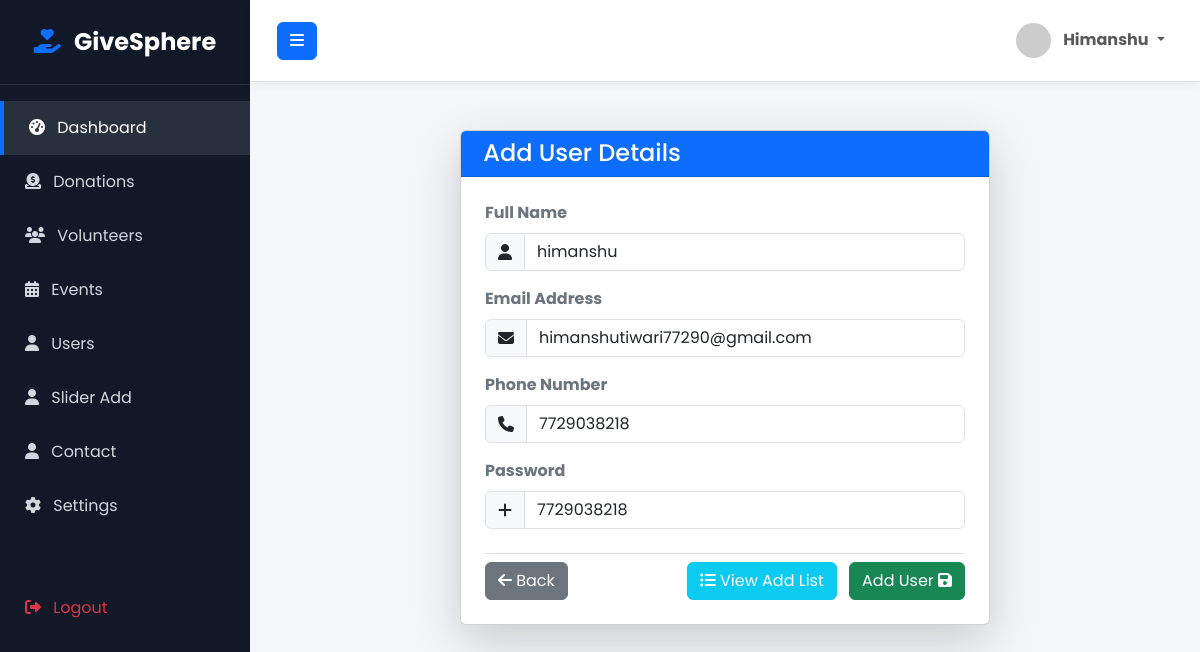
The page /ad/user-update.php?id=3 (signed in) on the database its author committed.
### tables this page shows
CREATE TABLE `users` (
  `id` int(20) NOT NULL,
  `fullname` varchar(299) NOT NULL,
  `email` varchar(200) NOT NULL,
  `phone` varchar(100) NOT NULL,
  `image` text DEFAULT NULL,
  `address` text DEFAULT NULL,
  `password` varchar(200) NOT NULL,
  `cpass` varchar(200) NOT NULL,
  `role` varchar(20) NOT NULL DEFAULT 'admin' COMMENT 'user,admin',
  `timestamp` timestamp NOT NULL DEFAULT current_timestamp()
);

### ad/user-update.php (the view, shortened to what this page needs)
<!DOCTYPE html>
<html lang="en">
<head>
    <link href="https://cdn.jsdelivr.net/npm/bootstrap@5.3.0/dist/css/bootstrap.min.css" rel="stylesheet">
    <link rel="stylesheet" href="https://cdnjs.cloudflare.com/ajax/libs/font-awesome/6.4.0/css/all.min.css">
   <link rel="stylesheet" href="style.css">
</head>
<body>
<?php
include 'layoutad/sidebar.php';
$fullname = "";
$email = "";
$phone = "";
if (isset($_GET['id'])) {
    $user_id = mysqli_real_escape_string($con, $_GET['id']);
    $sql = "SELECT * FROM users WHERE id='$user_id'";
    $result = mysqli_query($con, $sql);
    if (mysqli_num_rows($result) > 0) {
        $row = mysqli_fetch_assoc($result);
        $fullname = $row['fullname'];
        $email = $row['email'];
        $phone = $row['phone'];
    } else {
        $msg = "User not found!";
        $msg_type = "alert-danger";
    }
}
?>
<div class="container mt-5 mb-5">
    <div class="row justify-content-center">
        <div class="col-md-7">
            <div class="card shadow-lg">
                <div class="card-header bg-primary text-white">
                    <h4 class="mb-0"><i class="fas fa-user-add"></i> Add User Details</h4>
                </div>
                <div class="card-body p-4">
                    <form action="" method="POST">
                        <div class="mb-3">
                            <label class="form-label fw-bold text-secondary">Full Name</label>
                            <div class="input-group">
                                <span class="input-group-text bg-light"><i class="fas fa-user"></i></span>
                                <input type="text" name="fullname" value="<?= $fullname; ?>" class="form-control">
                            </div>
                        </div>
                        <div class="mb-3">
                            <label class="form-label fw-bold text-secondary">Email Address</label>
                            <div class="input-group">
                                <span class="input-group-text bg-light"><i class="fas fa-envelope"></i></span>
                                <input type="email" name="email" value="<?= $email; ?>" class="form-control">
                            </div>
                        </div>
                        <div class="mb-3">
                            <label class="form-label fw-bold text-secondary">Phone Number</label>
                            <div class="input-group">
                                <span class="input-group-text bg-light"><i class="fas fa-phone"></i></span>
                                <input type="text" name="phone" value="<?= $phone; ?>" class="form-control">
                            </div>
                        </div>
                        <div class="mb-3">
                            <label class="form-label fw-bold text-secondary">Password</label>
                            <div class="input-group">
                                <span class="input-group-text bg-light"><i class="fas fa-add"></i></span>
                                <input type="text" name="password" value="<?= $phone; ?>" class="form-control">
                            </div>
                        </div>
                        <div class="d-flex justify-content-between align-items-center mt-4 pt-2 border-top">
                            <a href="users.php" class="btn btn-secondary">
                                <i class="fas fa-arrow-left"></i> Back
                            </a>
                            <div>
                                <a href="users.php" class="btn btn-info text-white me-2">
                                    <i class="fas fa-list-ul"></i> View Add List
                                </a>
                                <button type="submit" name="update_btn" class="btn btn-success">
                                    Add User <i class="fas fa-save"></i>
                                </button>
                            </div>
                        </div>
                    </form>
                </div>
            </div>
        </div>
    </div>
</div>
</body>
</html>

### ad/style.css (style rules this page uses)
:root { --primary-color: #0d6efd; --secondary-color: #984caf; --bg-color: #f4f6f9; --sidebar-width: 250px; --sidebar-bg: #111827; --text-light: #cfd8dc; }
body { font-family: 'Poppins', sans-serif; background-color: var(--bg-color); overflow-x: hidden; margin: 0; padding: 0; }

### rows shown on the page
users: fullname "himanshu", email "himanshutiwari77290@gmail.com", phone "7729038218", password "7729038218"
